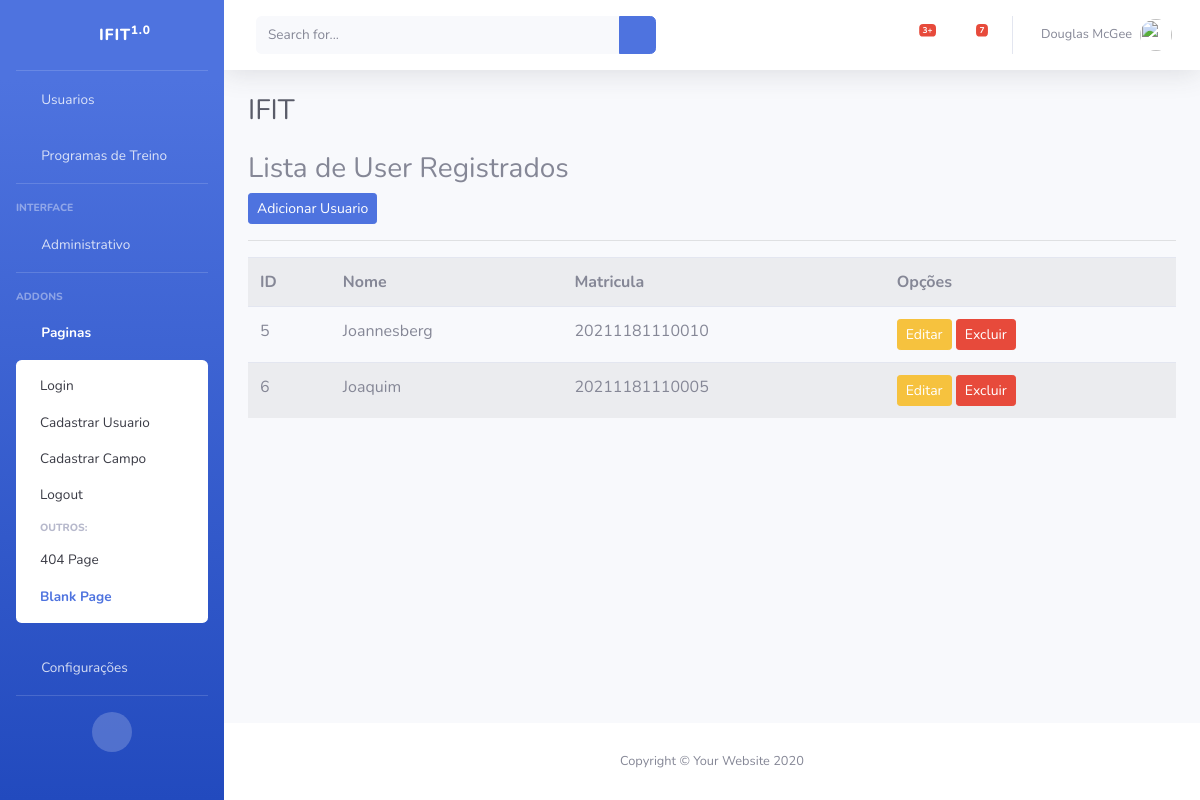
Before: /listar/users/ with the older database file.
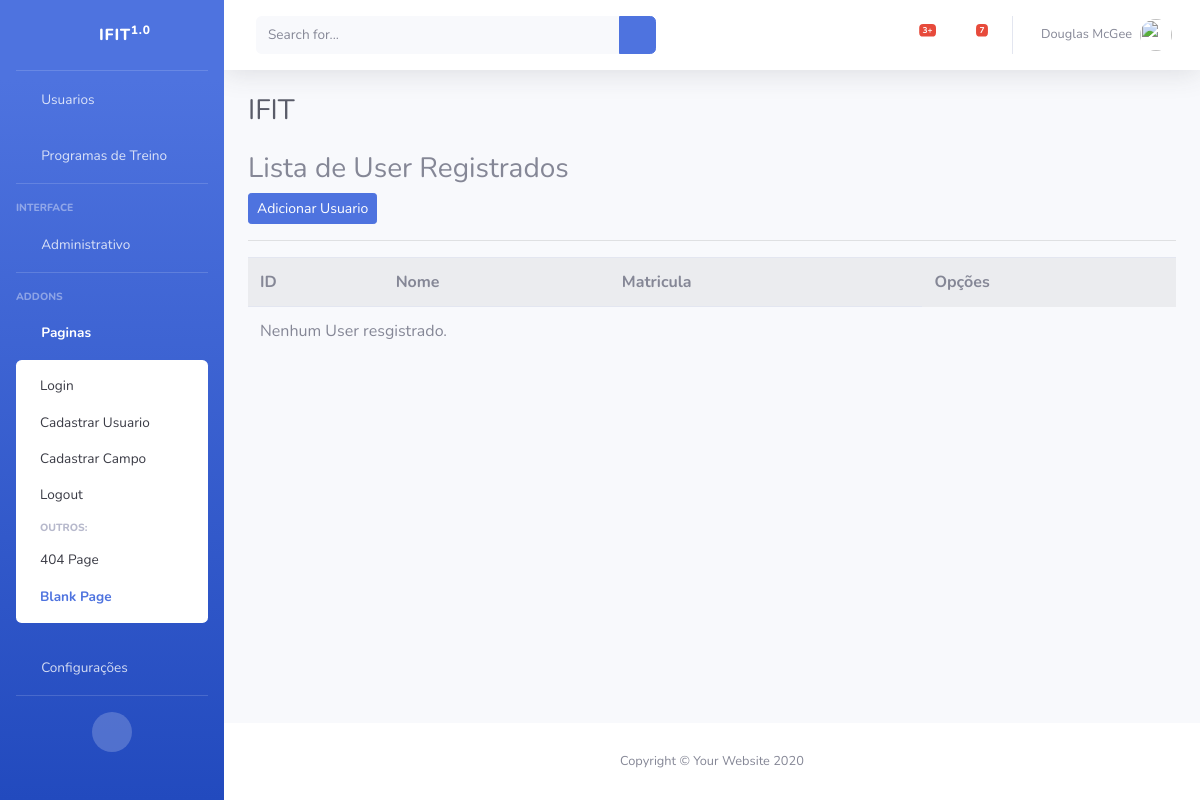
After: the same page with the newer database file.
### cadastros/models.py (models this page shows, shortened)
class User(models.Model):
    matricula = models.IntegerField(
        verbose_name="Matrícula",
        validators=[MinValueValidator(10000000000000), MaxValueValidator(99999999999999)]
    )
    campo = models.ForeignKey(Campo, on_delete=models.PROTECT)
    nome = models.CharField(max_length=100)

### cadastros/views.py (the view)
# urls.py: path('listar/users/', UserList.as_view(), name='listar-users'),
class UserList(ListView):
    model = User
    template_name = 'cadastros/listas/user.html'

### cadastros/templates/cadastros/listas/user.html (shortened to what this page needs)
{% extends 'paginas/index.html' %}
{% load static %}
{% block conteudo %}
<h3>
    Lista de User Registrados
</h3>
<a href="{% url 'cadastrar-user' %}" class="btn btn-primary btn-sm">Adicionar Usuario</a>
<hr>
<table class="table table-striped">
    <tr>
        <th>ID</th>
        <th>Nome</th>
        <th>Matricula</th>
        <th>Opções</th>
    </tr>
    {% for user in object_list %}
    <tr>
        <td>{{ user.pk }}</td>
       <td>{{ user.nome }}</td>
       <td>{{ user.matricula }}</td>
       <td>
            <a href="{% url 'editar-user' user.pk %}" class="btn btn-warning btn-sm" title="Editar">Editar</a>
            <a href="{% url 'excluir-user' user.pk %}" class="btn btn-danger btn-sm" title="Excluir">Excluir</a>
       </td>
    </tr>
    {% empty %}
    <tr>
        <td colspan="3">Nenhum User resgistrado.</td>
    </tr>
    {% endfor %}
</table>
{% endblock %}

Changed rows visible on the page:
removed User: pk "5", nome "Joannesberg", matricula "20211181110010"
removed User: pk "6", nome "Joaquim", matricula "20211181110005"
Other visible differences:
text now shown: "Nenhum User resgistrado."
